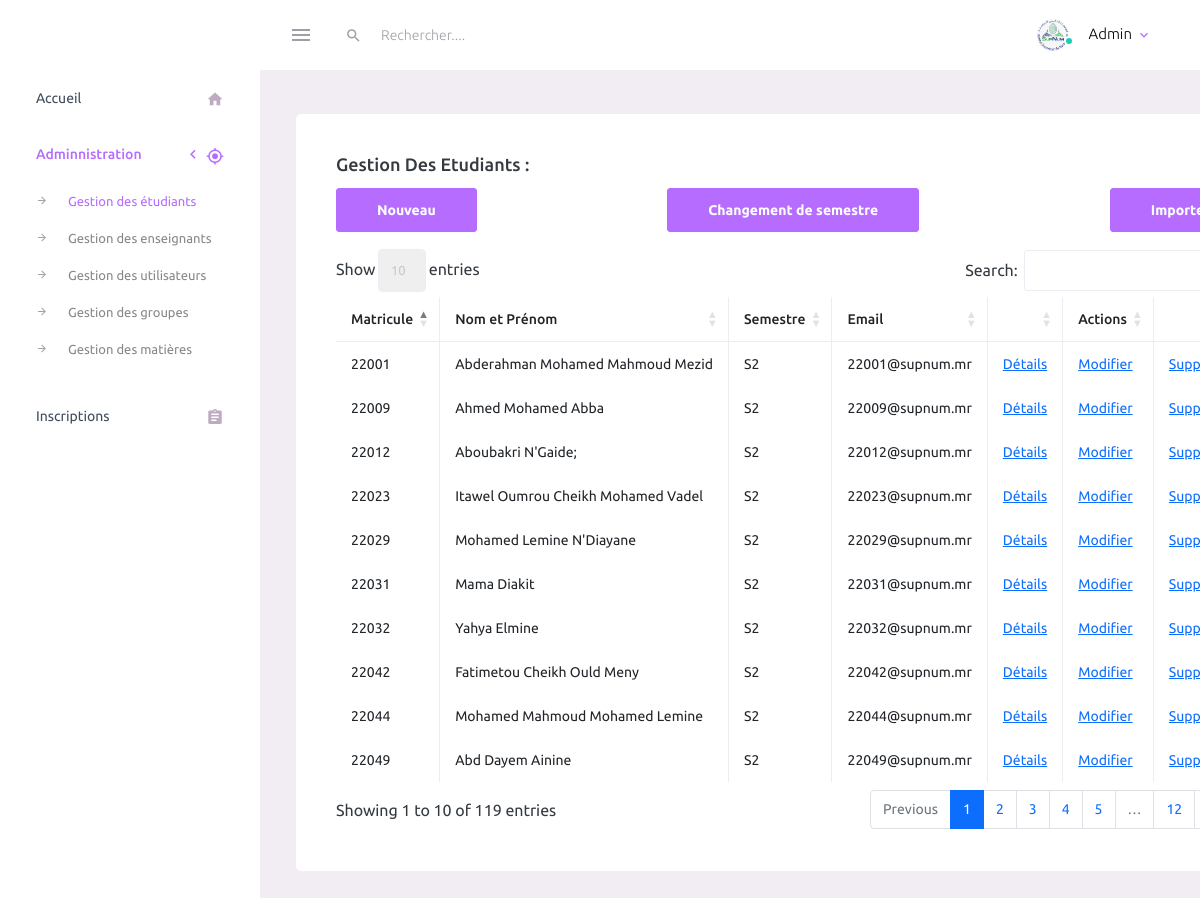
The page /admin/etudiant.php (signed in) on the database as committed earlier.
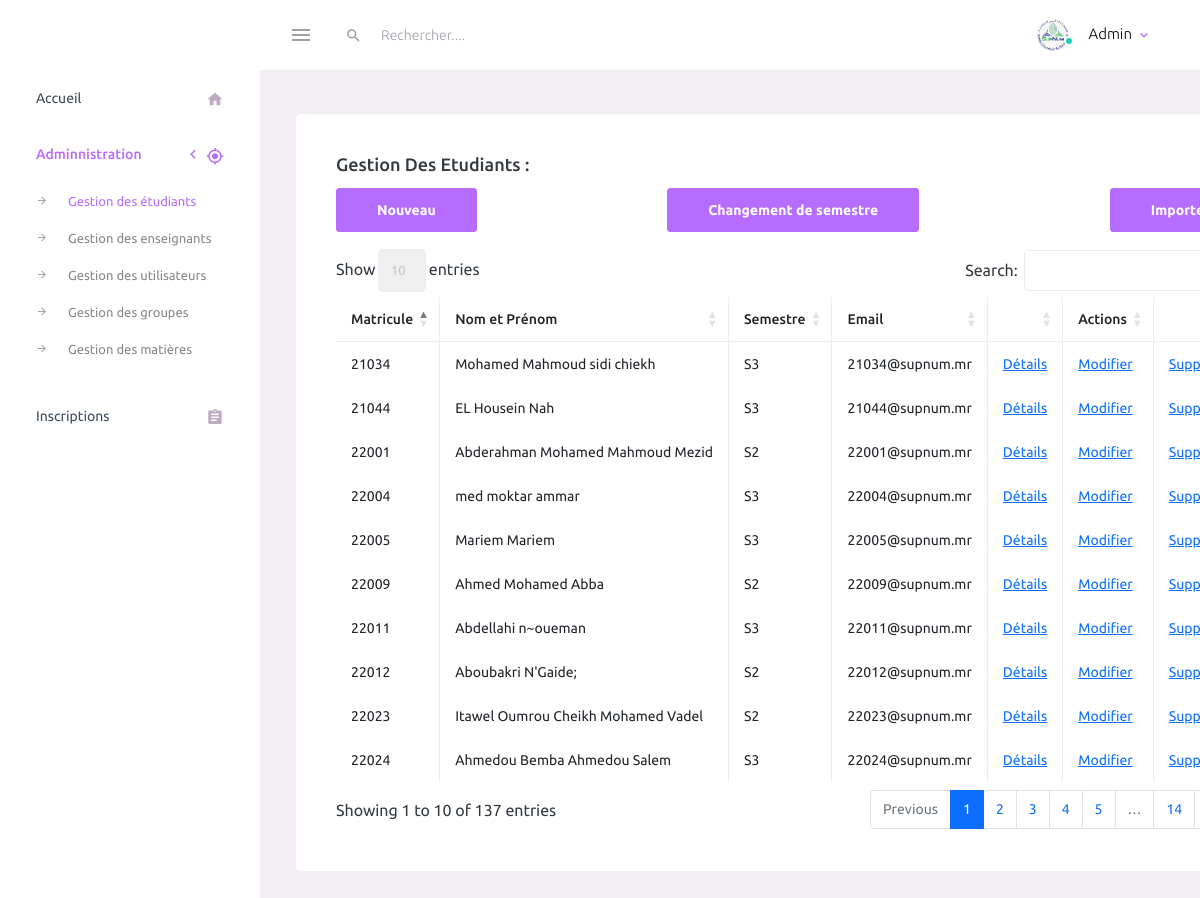
The same page on the database as committed later.
### tables this page shows
CREATE TABLE `etudiant` (
`id_etud` int(10) PRIMARY KEY AUTO_INCREMENT ,
`matricule` varchar(50) NOT NULL UNIQUE,
`nom` varchar(60) DEFAULT NULL,
`prenom` varchar(60) DEFAULT NULL,
`lieu_naiss` varchar(100) DEFAULT NULL,
`Date_naiss` date DEFAULT NULL,
`id_semestre` int(10) DEFAULT NULL,
`annee` varchar(50) DEFAULT NULL,
`email` varchar(50) DEFAULT NULL,
`id_role` int(11) NOT NULL,
`id_groupe` int(10) DEFAULT NULL,
`id_dep` int(10) DEFAULT NULL,
`groupe_td` varchar(60) DEFAULT NULL,
FOREIGN KEY (id_semestre) REFERENCES semestre(id_semestre),
FOREIGN KEY (id_dep) REFERENCES departement(id),
FOREIGN KEY (id_role) REFERENCES role(id_role),
FOREIGN KEY (id_groupe) REFERENCES groupe(id_groupe)
);

CREATE TABLE `semestre` (
`id_semestre` int(10) PRIMARY KEY AUTO_INCREMENT,
`nom_semestre` varchar(50) DEFAULT NULL
);

### admin/etudiant.php (the view, shortened to what this page needs)
<?php
include_once 'nav_bar.php';
$req = mysqli_query($conn, "SELECT * FROM etudiant INNER JOIN semestre USING(id_semestre) ORDER by matricule asc;");
?>
<div class="main-panel">
    <div class="content-wrapper">
        <div class="page-header">
            <div class="row">
                <div class="col-lg-12 grid-margin stretch-card">
                    <div class="card">
                        <div class="card-body">
                            <h4 class="card-title">Gestion des etudiants :</h4>
                            <div style="display: flex; justify-content: space-between;">
                                <a href="ajouter_etudiant.php" class="btn btn-primary">Nouveau</a>
                                <a href="change_semestre.php" class="btn btn-primary">Changement de semestre</a>
                                <a href="importer_etudiant.php" class="btn btn-primary ml-25">Importer</a>
                            </div>
                            <br>
                            <table id="example" class="table table-bordered" style="width:100%">
                                <thead>
                                    <tr>
                                        <th>Matricule</th>
                                        <th>Nom et Prénom</th>
                                        <th>Semestre</th>
                                        <th>Email</th>
                                        <th></th>
                                        <th>Actions</th>
                                        <th></th>
                                    </tr>
                                </thead>
                                <tbody>
                                <?php
                                while ($row = mysqli_fetch_array($req)) {
                                    ?>
                                    <tr>
                                        <td><?php echo $row['matricule']; ?></td>
                                        <td><?php echo $row['nom'] . ' ' . $row['prenom']; ?></td>
                                        <td><?php echo $row['nom_semestre']; ?></td>
                                        <td><?php echo $row['email']; ?></td>
                                        <td><a href="detail_etudiant.php?id_etud=<?=$row['id_etud']?>">Détails</a></td>
                                        <td><a href="modifier_etudiant.php?id_etud=<?=$row['id_etud']?>">Modifier</a></td>
                                        <td><a href="supprimer_etudiant.php?id_etud=<?=$row['id_etud']?>" id="supprimer">Supprimer</a></td>
                                    </tr>
                                <?php
                                }
                                ?>
                                </tbody>
                            </table>
                        </div>
                    </div>
                </div>
            </div>
        </div>
    </div>
</div>

Rows that differ between the two databases and show on the page:
no longer on this page (row unchanged): etudiant: matricule "22029", nom "Mohamed", prenom "Lemine N'Diayane", id_semestre.nom_semestre "S2", email "22029@supnum.mr"
no longer on this page (row unchanged): etudiant: matricule "22031", nom "Mama", prenom "Diakit", id_semestre.nom_semestre "S2", email "22031@supnum.mr"
no longer on this page (row unchanged): etudiant: matricule "22032", nom "Yahya", prenom "Elmine", id_semestre.nom_semestre "S2", email "22032@supnum.mr"
no longer on this page (row unchanged): etudiant: matricule "22042", nom "Fatimetou", prenom "Cheikh Ould Meny", id_semestre.nom_semestre "S2", email "22042@supnum.mr"
no longer on this page (row unchanged): etudiant: matricule "22044", nom "Mohamed Mahmoud", prenom "Mohamed Lemine", id_semestre.nom_semestre "S2", email "22044@supnum.mr"
no longer on this page (row unchanged): etudiant: matricule "22049", nom "Abd Dayem", prenom "Ainine", id_semestre.nom_semestre "S2", email "22049@supnum.mr"
added etudiant: matricule "21034", nom "Mohamed Mahmoud", prenom "sidi chiekh", id_semestre.nom_semestre "S3", email "21034@supnum.mr"
added etudiant: matricule "21044", nom "EL Housein", prenom "Nah", id_semestre.nom_semestre "S3", email "21044@supnum.mr"
added etudiant: matricule "22004", nom "med moktar", prenom "ammar", id_semestre.nom_semestre "S3", email "22004@supnum.mr"
added etudiant: matricule "22005", nom "Mariem", prenom "Mariem", id_semestre.nom_semestre "S3", email "22005@supnum.mr"
added etudiant: matricule "22011", nom "Abdellahi", prenom "n~oueman", id_semestre.nom_semestre "S3", email "22011@supnum.mr"
added etudiant: matricule "22024", nom "Ahmedou Bemba", prenom "Ahmedou Salem", id_semestre.nom_semestre "S3", email "22024@supnum.mr"
Other text that changed with them:
text written by a page script: "Show entries Search: Showing 1 to 10 of 119 entries Previous 1 2 3 4 5 … 12" → "Show entries Search: Showing 1 to 10 of 137 entries Previous 1 2 3 4 5 … 14"
